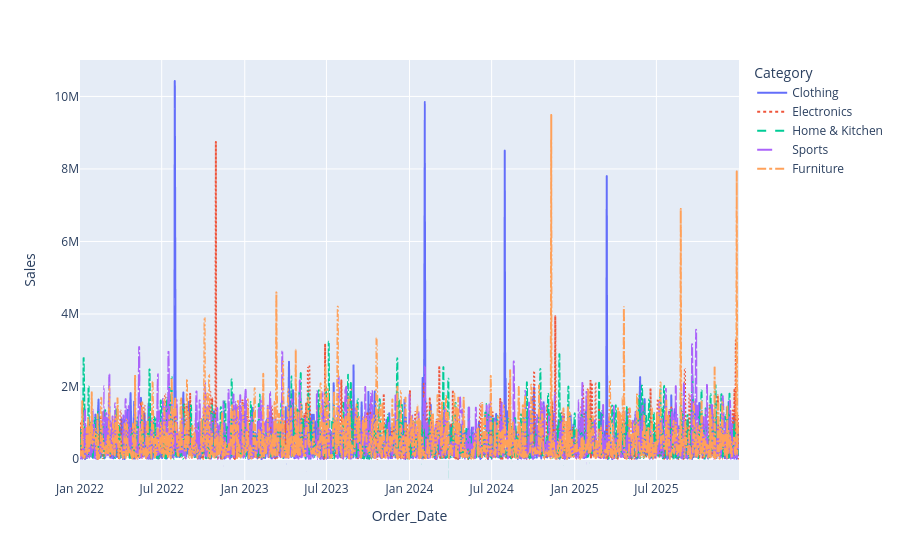

Write notebook code for a chart like this one.
### Markdown cell above
**Code Cell 7
Different Line Style**

### Code cell
fig = px.line(

    category_sales,

    x="Order_Date",

    y="Sales",

    color="Category",

    line_dash="Category"

)

fig.show()

### Figure 1 — Plotly figure (JSON) as saved in the notebook; plotly's stock layout.template omitted (floating-point values rounded to 4 significant figures; data arrays with more than 128 entries replaced by an {"elided": "..."} marker saying what was removed)
{"data": [{"hovertemplate": "Category=Clothing<br>Order_Date=%{x}<br>Sales=%{y}<extra></extra>", "legendgroup": "Clothing", "line": {"color": "#636efa", "dash": "solid"}, "marker": {"symbol": "circle"}, "mode": "lines", "name": "Clothing", "showlegend": true, "type": "scattergl", "x": {"elided": "1061 str values"}, "xaxis": "x", "y": {"elided": "1061 float values"}, "yaxis": "y"}, {"hovertemplate": "Category=Electronics<br>Order_Date=%{x}<br>Sales=%{y}<extra></extra>", "legendgroup": "Electronics", "line": {"color": "#EF553B", "dash": "dot"}, "marker": {"symbol": "circle"}, "mode": "lines", "name": "Electronics", "showlegend": true, "type": "scattergl", "x": {"elided": "1094 str values"}, "xaxis": "x", "y": {"elided": "1094 float values"}, "yaxis": "y"}, {"hovertemplate": "Category=Home & Kitchen<br>Order_Date=%{x}<br>Sales=%{y}<extra></extra>", "legendgroup": "Home & Kitchen", "line": {"color": "#00cc96", "dash": "dash"}, "marker": {"symbol": "circle"}, "mode": "lines", "name": "Home & Kitchen", "showlegend": true, "type": "scattergl", "x": {"elided": "1087 str values"}, "xaxis": "x", "y": {"elided": "1087 float values"}, "yaxis": "y"}, {"hovertemplate": "Category=Sports<br>Order_Date=%{x}<br>Sales=%{y}<extra></extra>", "legendgroup": "Sports", "line": {"color": "#ab63fa", "dash": "longdash"}, "marker": {"symbol": "circle"}, "mode": "lines", "name": "Sports", "showlegend": true, "type": "scattergl", "x": {"elided": "1076 str values"}, "xaxis": "x", "y": {"elided": "1076 float values"}, "yaxis": "y"}, {"hovertemplate": "Category=Furniture<br>Order_Date=%{x}<br>Sales=%{y}<extra></extra>", "legendgroup": "Furniture", "line": {"color": "#FFA15A", "dash": "dashdot"}, "marker": {"symbol": "circle"}, "mode": "lines", "name": "Furniture", "showlegend": true, "type": "scattergl", "x": {"elided": "1082 str values"}, "xaxis": "x", "y": {"elided": "1082 float values"}, "yaxis": "y"}], "layout": {"legend": {"title": {"text": "Category"}, "tracegroupgap": 0}, "margin": {"t": 60}, "xaxis": {"anchor": "y", "domain": [0, 1], "title": {"text": "Order_Date"}}, "yaxis": {"anchor": "x", "domain": [0, 1], "title": {"text": "Sales"}}}}
